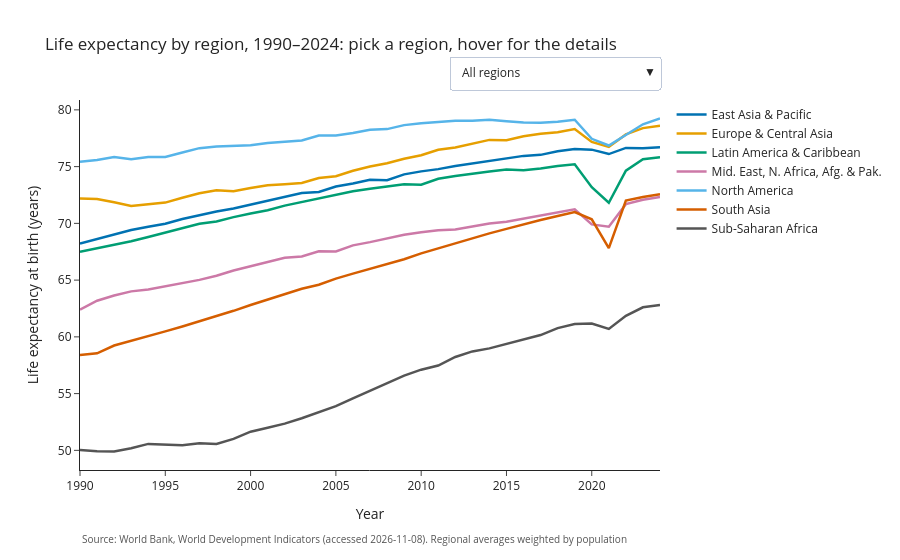

The cell this chart's notebook holds for it:
### Markdown cell above
**What I removed and why:** the grey background (no data), the heavy black grid (now faint, horizontal only), the markers on every year (the line already shows the values), 2-decimal value labels every five years (nobody needs 67.43, and 40-odd labels compete with the lines), the boxed legend with a shadow (replaced by direct labels, so the eye doesn't have to jump), the shouting all-caps title and the thick frame. I also added what was missing: units on the y axis and a title that tells you the finding.

## 2.4 Real-world application brief: public health

When a paediatrician in Pakistan (or anywhere) checks whether a child is growing properly, they plot the child's height and weight on the **WHO Child Growth Standards** chart: age on the x axis, height on the y axis, with curved reference lines for the 3rd, 15th, 50th, 85th and 97th percentiles. The decision it supports is concrete and has real consequences. A child whose points fall below the 3rd-percentile line, or drop across two lines between visits, gets referred for stunting or malnutrition treatment. The chart works because of **position along a common scale**, the channel people read most accurately: the child's dot and the reference curves share the same axes, so "below the line" is judged instantly, without reading any numbers. The faint percentile curves against the darker plotted points also use **figure–ground**: the child's data stands out from the context. *(about 150 words)*

## 2.5 Interactive upgrade: overview first, zoom and filter, details on demand

- **Overview:** the clean regional lines from 2.3, nothing else on the canvas.
- **Zoom and filter:** a drop-down to show one region at a time, plus Plotly's zoom.
- **Details on demand:** number of countries, total population, and the lowest and highest country in that region-year all sit in the tooltip instead of cluttering the chart.

### Code cell
ext = (df.dropna(subset=["life_expectancy"])
         .sort_values("life_expectancy")
         .groupby(["region", "year"])
         .agg(lowest=("country", "first"), low_val=("life_expectancy", "first"),
              highest=("country", "last"), high_val=("life_expectancy", "last"))
         .reset_index())
rwx = rw.merge(ext, on=["region", "year"])

fig = go.Figure()
for r in REGION_ORDER:
    d = rwx[rwx.region == r]
    fig.add_trace(go.Scatter(
        x=d.year, y=d.life_expectancy, name=r, mode="lines", line=dict(color=REGION_COLORS[r], width=2.5),
        customdata=np.stack([d.n_countries, d.population / 1e6, d.lowest, d.low_val, d.highest, d.high_val], axis=-1),
        hovertemplate="<b>" + r + "</b>, %{x}<br>Average: %{y:.1f} years<br>%{customdata[0]} countries, "
                      "%{customdata[1]:,.0f} million people<br>Lowest: %{customdata[2]} (%{customdata[3]:.1f})"
                      "<br>Highest: %{customdata[4]} (%{customdata[5]:.1f})<extra></extra>"))

buttons = [dict(label="All regions", method="update", args=[{"visible": [True] * len(REGION_ORDER)}])]
for i, r in enumerate(REGION_ORDER):
    buttons.append(dict(label=r, method="update",
                        args=[{"visible": [j == i for j in range(len(REGION_ORDER))]}]))
fig.update_layout(
    title=f"Life expectancy by region, 1990–{LATEST}: pick a region, hover for the details",
    xaxis_title="Year", yaxis_title="Life expectancy at birth (years)", hovermode="closest",
    updatemenus=[dict(buttons=buttons, direction="down", x=1.0, xanchor="right", y=1.12, yanchor="top")])
save_plotly(fig, "p2_overview_detail", extra="Regional averages weighted by population")

### Figure 1 — Plotly figure (JSON) as saved in the notebook; plotly's stock layout.template omitted (floating-point values rounded to 4 significant figures; data arrays with more than 128 entries replaced by an {"elided": "..."} marker saying what was removed)
{"data": [{"customdata": {"elided": "35x6 mixed values"}, "hovertemplate": "<b>East Asia & Pacific</b>, %{x}<br>Average: %{y:.1f} years<br>%{customdata[0]} countries, %{customdata[1]:,.0f} million people<br>Lowest: %{customdata[2]} (%{customdata[3]:.1f})<br>Highest: %{customdata[4]} (%{customdata[5]:.1f})<extra></extra>", "line": {"color": "#0072B2", "width": 2.5}, "mode": "lines", "name": "East Asia & Pacific", "type": "scatter", "x": [1990, 1991, 1992, 1993, 1994, 1995, 1996, 1997, 1998, 1999, 2000, 2001, 2002, 2003, 2004, 2005, 2006, 2007, 2008, 2009, 2010, 2011, 2012, 2013, 2014, 2015, 2016, 2017, 2018, 2019, 2020, 2021, 2022, 2023, 2024], "y": [68.22, 68.61, 69.01, 69.41, 69.71, 69.97, 70.38, 70.74, 71.05, 71.32, 71.65, 71.99, 72.3, 72.68, 72.76, 73.25, 73.52, 73.85, 73.8, 74.32, 74.58, 74.78, 75.06, 75.29, 75.52, 75.75, 75.95, 76.03, 76.35, 76.54, 76.5, 76.11, 76.65, 76.62, 76.7]}, {"customdata": {"elided": "35x6 mixed values"}, "hovertemplate": "<b>Europe & Central Asia</b>, %{x}<br>Average: %{y:.1f} years<br>%{customdata[0]} countries, %{customdata[1]:,.0f} million people<br>Lowest: %{customdata[2]} (%{customdata[3]:.1f})<br>Highest: %{customdata[4]} (%{customdata[5]:.1f})<extra></extra>", "line": {"color": "#E69F00", "width": 2.5}, "mode": "lines", "name": "Europe & Central Asia", "type": "scatter", "x": [1990, 1991, 1992, 1993, 1994, 1995, 1996, 1997, 1998, 1999, 2000, 2001, 2002, 2003, 2004, 2005, 2006, 2007, 2008, 2009, 2010, 2011, 2012, 2013, 2014, 2015, 2016, 2017, 2018, 2019, 2020, 2021, 2022, 2023, 2024], "y": [72.19, 72.15, 71.85, 71.53, 71.69, 71.83, 72.25, 72.65, 72.91, 72.84, 73.11, 73.36, 73.45, 73.56, 73.99, 74.15, 74.64, 75.01, 75.3, 75.69, 76.0, 76.48, 76.68, 77.03, 77.35, 77.33, 77.68, 77.9, 78.03, 78.3, 77.18, 76.73, 77.83, 78.39, 78.6]}, {"customdata": {"elided": "35x6 mixed values"}, "hovertemplate": "<b>Latin America & Caribbean</b>, %{x}<br>Average: %{y:.1f} years<br>%{customdata[0]} countries, %{customdata[1]:,.0f} million people<br>Lowest: %{customdata[2]} (%{customdata[3]:.1f})<br>Highest: %{customdata[4]} (%{customdata[5]:.1f})<extra></extra>", "line": {"color": "#009E73", "width": 2.5}, "mode": "lines", "name": "Latin America & Caribbean", "type": "scatter", "x": [1990, 1991, 1992, 1993, 1994, 1995, 1996, 1997, 1998, 1999, 2000, 2001, 2002, 2003, 2004, 2005, 2006, 2007, 2008, 2009, 2010, 2011, 2012, 2013, 2014, 2015, 2016, 2017, 2018, 2019, 2020, 2021, 2022, 2023, 2024], "y": [67.51, 67.82, 68.09, 68.43, 68.8, 69.19, 69.57, 69.96, 70.16, 70.55, 70.87, 71.15, 71.56, 71.88, 72.2, 72.56, 72.83, 73.06, 73.26, 73.44, 73.41, 73.92, 74.16, 74.38, 74.56, 74.74, 74.68, 74.83, 75.05, 75.2, 73.19, 71.81, 74.65, 75.64, 75.82]}, {"customdata": {"elided": "35x6 mixed values"}, "hovertemplate": "<b>Mid. East, N. Africa, Afg. & Pak.</b>, %{x}<br>Average: %{y:.1f} years<br>%{customdata[0]} countries, %{customdata[1]:,.0f} million people<br>Lowest: %{customdata[2]} (%{customdata[3]:.1f})<br>Highest: %{customdata[4]} (%{customdata[5]:.1f})<extra></extra>", "line": {"color": "#CC79A7", "width": 2.5}, "mode": "lines", "name": "Mid. East, N. Africa, Afg. & Pak.", "type": "scatter", "x": [1990, 1991, 1992, 1993, 1994, 1995, 1996, 1997, 1998, 1999, 2000, 2001, 2002, 2003, 2004, 2005, 2006, 2007, 2008, 2009, 2010, 2011, 2012, 2013, 2014, 2015, 2016, 2017, 2018, 2019, 2020, 2021, 2022, 2023, 2024], "y": [62.41, 63.19, 63.65, 64.01, 64.17, 64.45, 64.76, 65.02, 65.39, 65.85, 66.22, 66.6, 66.96, 67.08, 67.53, 67.53, 68.06, 68.35, 68.7, 69.0, 69.21, 69.39, 69.46, 69.71, 69.99, 70.15, 70.43, 70.71, 70.94, 71.24, 69.91, 69.71, 71.69, 72.08, 72.32]}, {"customdata": {"elided": "35x6 mixed values"}, "hovertemplate": "<b>North America</b>, %{x}<br>Average: %{y:.1f} years<br>%{customdata[0]} countries, %{customdata[1]:,.0f} million people<br>Lowest: %{customdata[2]} (%{customdata[3]:.1f})<br>Highest: %{customdata[4]} (%{customdata[5]:.1f})<extra></extra>", "line": {"color": "#56B4E9", "width": 2.5}, "mode": "lines", "name": "North America", "type": "scatter", "x": [1990, 1991, 1992, 1993, 1994, 1995, 1996, 1997, 1998, 1999, 2000, 2001, 2002, 2003, 2004, 2005, 2006, 2007, 2008, 2009, 2010, 2011, 2012, 2013, 2014, 2015, 2016, 2017, 2018, 2019, 2020, 2021, 2022, 2023, 2024], "y": [75.44, 75.59, 75.84, 75.65, 75.84, 75.86, 76.24, 76.63, 76.78, 76.8, 76.89, 77.09, 77.19, 77.3, 77.73, 77.75, 77.97, 78.24, 78.3, 78.65, 78.82, 78.92, 79.03, 79.04, 79.14, 79.0, 78.88, 78.87, 78.96, 79.13, 77.45, 76.86, 77.82, 78.73, 79.24]}, {"customdata": {"elided": "35x6 mixed values"}, "hovertemplate": "<b>South Asia</b>, %{x}<br>Average: %{y:.1f} years<br>%{customdata[0]} countries, %{customdata[1]:,.0f} million people<br>Lowest: %{customdata[2]} (%{customdata[3]:.1f})<br>Highest: %{customdata[4]} (%{customdata[5]:.1f})<extra></extra>", "line": {"color": "#D55E00", "width": 2.5}, "mode": "lines", "name": "South Asia", "type": "scatter", "x": [1990, 1991, 1992, 1993, 1994, 1995, 1996, 1997, 1998, 1999, 2000, 2001, 2002, 2003, 2004, 2005, 2006, 2007, 2008, 2009, 2010, 2011, 2012, 2013, 2014, 2015, 2016, 2017, 2018, 2019, 2020, 2021, 2022, 2023, 2024], "y": [58.41, 58.55, 59.24, 59.64, 60.08, 60.49, 60.92, 61.37, 61.82, 62.29, 62.8, 63.26, 63.78, 64.24, 64.59, 65.13, 65.57, 65.99, 66.43, 66.84, 67.35, 67.81, 68.26, 68.69, 69.12, 69.51, 69.92, 70.29, 70.65, 71.0, 70.36, 67.82, 72.01, 72.32, 72.56]}, {"customdata": {"elided": "35x6 mixed values"}, "hovertemplate": "<b>Sub-Saharan Africa</b>, %{x}<br>Average: %{y:.1f} years<br>%{customdata[0]} countries, %{customdata[1]:,.0f} million people<br>Lowest: %{customdata[2]} (%{customdata[3]:.1f})<br>Highest: %{customdata[4]} (%{customdata[5]:.1f})<extra></extra>", "line": {"color": "#555555", "width": 2.5}, "mode": "lines", "name": "Sub-Saharan Africa", "type": "scatter", "x": [1990, 1991, 1992, 1993, 1994, 1995, 1996, 1997, 1998, 1999, 2000, 2001, 2002, 2003, 2004, 2005, 2006, 2007, 2008, 2009, 2010, 2011, 2012, 2013, 2014, 2015, 2016, 2017, 2018, 2019, 2020, 2021, 2022, 2023, 2024], "y": [50.03, 49.93, 49.9, 50.18, 50.57, 50.49, 50.45, 50.62, 50.56, 51.01, 51.64, 51.99, 52.36, 52.83, 53.35, 53.89, 54.59, 55.26, 55.89, 56.59, 57.11, 57.47, 58.23, 58.72, 58.99, 59.4, 59.81, 60.16, 60.77, 61.13, 61.17, 60.7, 61.86, 62.6, 62.8]}], "layout": {"annotations": [{"font": {"color": "#555555", "size": 10}, "showarrow": false, "text": "Source: World Bank, World Development Indicators (accessed 2026-11-08). Regional averages weighted by population", "x": 0, "xanchor": "left", "xref": "paper", "y": 0, "yanchor": "top", "yref": "paper", "yshift": -60}], "hovermode": "closest", "margin": {"b": 90}, "title": {"text": "Life expectancy by region, 1990–2024: pick a region, hover for the details"}, "updatemenus": [{"buttons": [{"args": [{"visible": [true, true, true, true, true, true, true]}], "label": "All regions", "method": "update"}, {"args": [{"visible": [true, false, false, false, false, false, false]}], "label": "East Asia & Pacific", "method": "update"}, {"args": [{"visible": [false, true, false, false, false, false, false]}], "label": "Europe & Central Asia", "method": "update"}, {"args": [{"visible": [false, false, true, false, false, false, false]}], "label": "Latin America & Caribbean", "method": "update"}, {"args": [{"visible": [false, false, false, true, false, false, false]}], "label": "Mid. East, N. Africa, Afg. & Pak.", "method": "update"}, {"args": [{"visible": [false, false, false, false, true, false, false]}], "label": "North America", "method": "update"}, {"args": [{"visible": [false, false, false, false, false, true, false]}], "label": "South Asia", "method": "update"}, {"args": [{"visible": [false, false, false, false, false, false, true]}], "label": "Sub-Saharan Africa", "method": "update"}], "direction": "down", "x": 1, "xanchor": "right", "y": 1.12, "yanchor": "top"}], "xaxis": {"title": {"text": "Year"}}, "yaxis": {"title": {"text": "Life expectancy at birth (years)"}}}}
